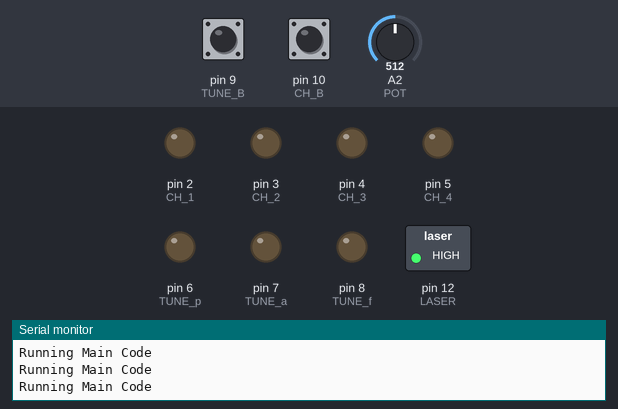
Simulated run of this sketch. Board: Arduino Uno, built with avr-gcc and run on an emulated ATmega328P. On the bench: switched loads named in the sketch (green lamp = pin HIGH), output pins drawn as LEDs (lit = HIGH), the last lines printed to the serial monitor. Dashed ring = blinking. The inputs (shaded band) are chosen by the test bench; at power-on: pin 9 (TUNE_B) LOW, A2 (POT) = 512, pin 10 (CH_B) LOW.

Above: at 3.6 s.
3.7 s: pin 9 (TUNE_B) pulsed HIGH 5 times (0.12 s each, 0.3 s apart)
At 4.59 s:
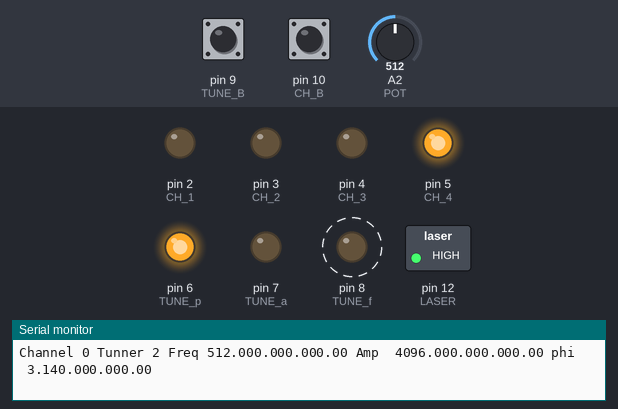
At 5.7 s:
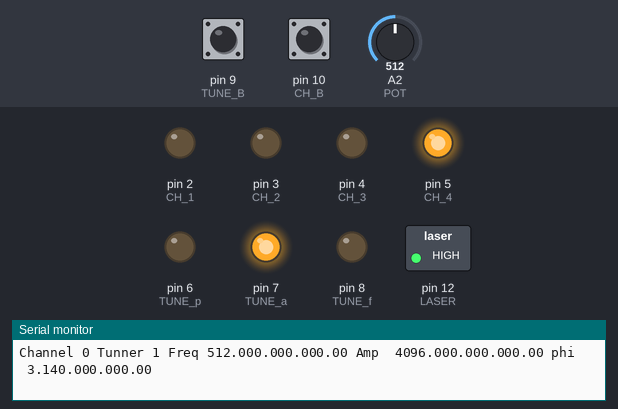
6.7 s: A2 (POT) set to 0
8.7 s: A2 (POT) set to 122
11.7 s: pin 10 (CH_B) pulsed HIGH 5 times (0.12 s each, 0.3 s apart)
At 13.4 s:
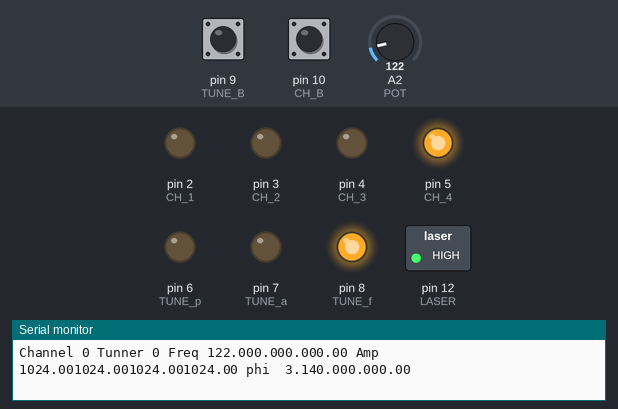
Timing chart, 0 to 14.9 s (numbered marks = the images above; inputs shaded):
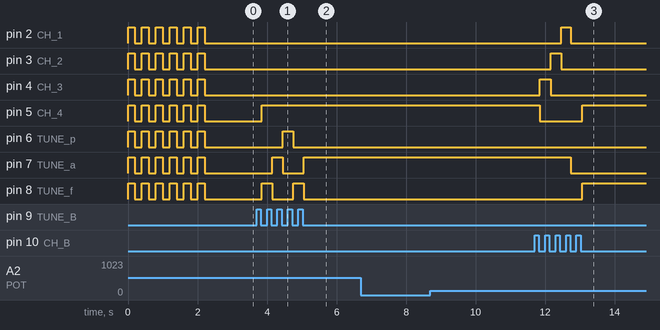

The sketch:

Control_Interface_V1.ino
```cpp
// Interface

// Arduino Pins
// Channel LED Pins
int CH_1 = 2;
int CH_2 = 3;
int CH_3 = 4;
int CH_4 = 5;

// Tuning LED Pins
int TUNE_p = 6;
int TUNE_a = 7;
int TUNE_f = 8;

// Button Pins
int CH_B = 10;
int TUNE_B = 9;

// Laser Pin
int LASER = 12;

// Pot Pin
int POT = A2;

// Variables
float F[4] = {0.0, 0.0, 0.0, 0.0};
float A[4] = {1.0, 0.0, 0.0, 0.0};
float A_int[4] = {1023, 0, 0, 0};// amplitude not normilized
float P[4] = {0.0, 0.0, 0.0, 0.0};

void setup() {
  // intilize serial cummunication
  Serial.begin(9600);

  // define LED Pins
  pinMode(CH_1, OUTPUT);
  pinMode(CH_2, OUTPUT);
  pinMode(CH_3, OUTPUT);
  pinMode(CH_4, OUTPUT);
  pinMode(TUNE_f, OUTPUT);
  pinMode(TUNE_a, OUTPUT);
  pinMode(TUNE_p, OUTPUT);
  pinMode(LASER, OUTPUT);

  // define Button Pins
  pinMode(CH_B,INPUT);
  pinMode(TUNE_B,INPUT);

  // Turn Laser off
  digitalWrite(LASER,HIGH); // pulling pin high turns laser off (LOW=on)

  // flash lights
  flashLights();
}

void loop() {
  // The main loop of code is to run give outputs to DAC
  // Therefor it only checks and updates the frequancies
  // when required

  main_code_example();

  Interface();

}

void Interface() {
  // check if either button has been pressed
  if (digitalRead(CH_B)+digitalRead(TUNE_B)>0){
    hold(); // wait till button is released
    // Interface control
    int CH_N = 0; // set channel count the first channel
    int TUNE_N = 0; // Set Tuner to frequancy

    while (CH_N<4){
      // while channel is less loop through and allow user to
      // change frequancy, amplitude, and phase of each channel.
      Serial.print("Channel ");
      Serial.print(CH_N);
      Serial.print(" Tunner ");
      Serial.print(TUNE_N);
      Serial.print(" Freq ");
      Serial.print(F[0]);
      Serial.print(F[1]);
      Serial.print(F[2]);
      Serial.print(F[3]);
      Serial.print(" Amp  ");
      Serial.print(A[0]);
      Serial.print(A[1]);
      Serial.print(A[2]);
      Serial.print(A[3]);
      Serial.print(" phi  ");
      Serial.print(P[0]);
      Serial.print(P[1]);
      Serial.print(P[2]);
      Serial.println(P[3]);

      if (TUNE_N==0){// update frequancy value
        F[CH_N] = analogRead(POT); // Frequancy between 0 and 1023HZ (This probabaly isnt true)
        digitalWrite(CH_1,LOW);
        digitalWrite(CH_2,LOW);
        digitalWrite(CH_3,LOW);
        digitalWrite(CH_4,LOW);
        digitalWrite(5-CH_N,HIGH);
        digitalWrite(TUNE_f,HIGH);
        digitalWrite(TUNE_a,LOW);
        digitalWrite(TUNE_p,LOW);
      }
      else if (TUNE_N==1){ // update amplitude value
        A_int[CH_N] = analogRead(POT);
        for (int i=0; i<4; i++){
          A[i] = 4096*A_int[i]/(A_int[0]+A_int[1]+A_int[2]+A_int[3]); // normalize amplitude for 12 bit dac
        }
        digitalWrite(CH_1,LOW);
        digitalWrite(CH_2,LOW);
        digitalWrite(CH_3,LOW);
        digitalWrite(CH_4,LOW);
        digitalWrite(5-CH_N,HIGH);
        digitalWrite(TUNE_f,LOW);
        digitalWrite(TUNE_a,HIGH);
        digitalWrite(TUNE_p,LOW);
      }
      else { // update phase value
        P[CH_N] = analogRead(POT)/162.8155; // Phase bewteen 0 and 2pi
        digitalWrite(CH_1,LOW);
        digitalWrite(CH_2,LOW);
        digitalWrite(CH_3,LOW);
        digitalWrite(CH_4,LOW);
        digitalWrite(5-CH_N,HIGH);
        digitalWrite(TUNE_f,LOW);
        digitalWrite(TUNE_a,LOW);
        digitalWrite(TUNE_p,HIGH);
      }
      // check button press
      if (digitalRead(CH_B)==1){
        CH_N ++;
        hold();
      }
      if (digitalRead(TUNE_B)==1){
        TUNE_N ++;
        if (TUNE_N >2){// roll over tuner model
          TUNE_N = 0;
        }
        hold();
      }

    }
    // Turn off LEDS
    digitalWrite(CH_1,LOW);
    digitalWrite(TUNE_f,LOW);
    digitalWrite(TUNE_a,LOW);
    digitalWrite(TUNE_p,LOW);
  }
}

void hold(){
  // This function holds the code until the button has been released
  while (digitalRead(CH_B)+digitalRead(TUNE_B)>0){
    delay(10);
  }
}

void flashLights(){
  for (int i = 0; i <=5; i++){
    digitalWrite(CH_1,HIGH);
    digitalWrite(CH_2,HIGH);
    digitalWrite(CH_3,HIGH);
    digitalWrite(CH_4,HIGH);
    digitalWrite(TUNE_f,HIGH);
    digitalWrite(TUNE_a,HIGH);
    digitalWrite(TUNE_p,HIGH);
    delay(200);
    digitalWrite(CH_1,LOW);
    digitalWrite(CH_2,LOW);
    digitalWrite(CH_3,LOW);
    digitalWrite(CH_4,LOW);
    digitalWrite(TUNE_f,LOW);
    digitalWrite(TUNE_a,LOW);
    digitalWrite(TUNE_p,LOW);
    delay(200);
  }
}

void main_code_example() {
  Serial.println("Running Main Code");
  delay(50);
}
```

Measured:
- after the input at 3.7 s, pin 5 (CH_4): LOW → HIGH after 0.15 s; pin 6 (TUNE_p): LOW → HIGH after 0.75 s, → LOW 0.30 s later; pin 7 (TUNE_a): LOW → HIGH after 0.44 s, → LOW 0.31 s later, → HIGH 0.60 s later; pin 8 (TUNE_f): alternates HIGH for 0.30 s and LOW for 0.60 s, 4 changes in all, then stays LOW, starting after 0.15 s
- after the input at 11.7 s, pin 2 (CH_1): LOW → HIGH after 0.76 s, → LOW 0.27 s later; pin 3 (CH_2): LOW → HIGH after 0.46 s, → LOW 0.31 s later; pin 4 (CH_3): LOW → HIGH after 0.15 s, → LOW 0.31 s later; pin 5 (CH_4): HIGH → LOW after 0.15 s, → HIGH 1.2 s later; pin 7 (TUNE_a): HIGH → LOW after 1.0 s
